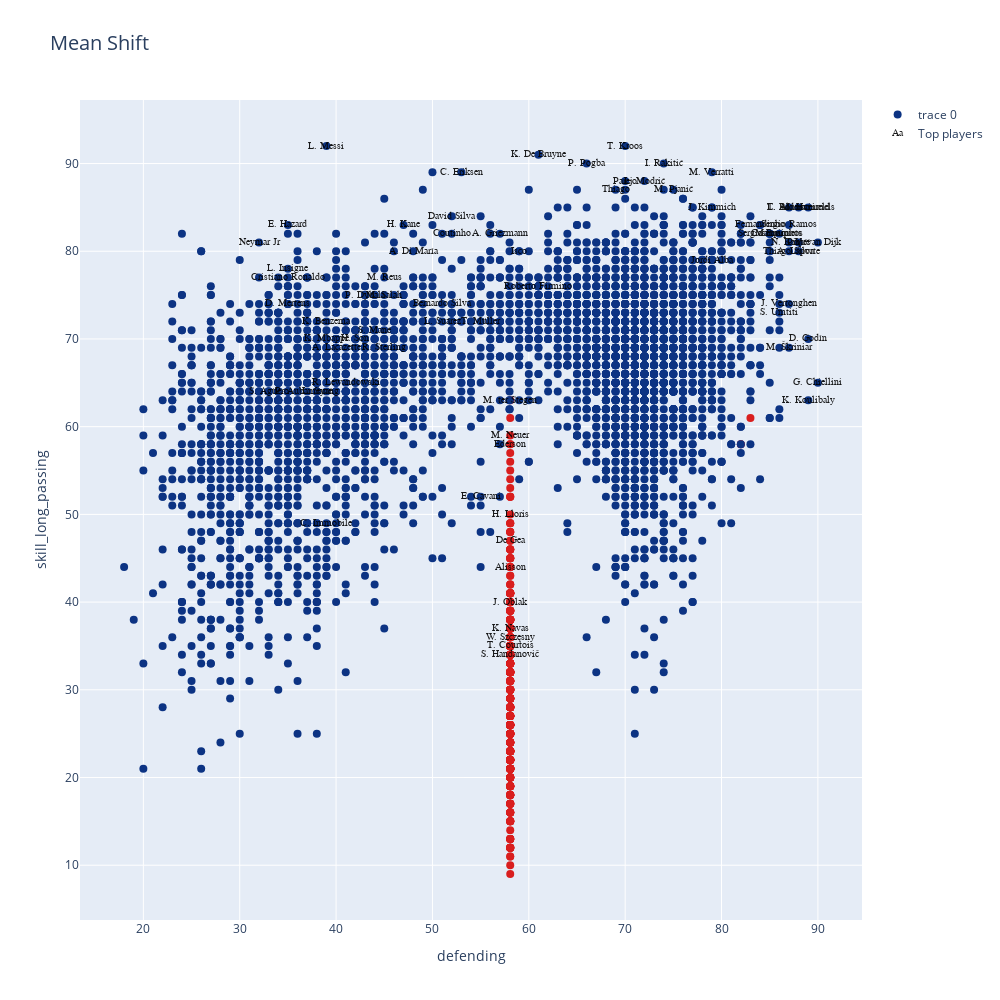

Here is the notebook cell this chart was saved with:
### Code cell
data=[]
bool_crack=df_n["overall"] > 85
bool_no_crack=df_n["overall"]<86


MeanShift_clusters = go.Scatter(x=df_skills[skill_1], y=df_skills[skill_2],
                                mode='markers',
                                text=df_n.loc[:,'short_name'],
                                marker=dict(
                                size=8,
                                color = clusters2.astype(np.float), #set color equal to a variable
                                colorscale='Portland',
                                showscale=False)
                           )

crack =go.Scatter(x=df_skills.loc[bool_crack,skill_1], y=df_skills.loc[bool_crack,skill_2],name='Top players',
                      text=df_n.loc[bool_crack,'short_name'],
                      textfont=dict(family='sans serif',size=10,color='black'),
                      opacity=0.9,mode='text')

data=[MeanShift_clusters,crack]

layout = go.Layout(title="Mean Shift",titlefont=dict(size=20),
                xaxis=dict(title=skill_1),
                yaxis=dict(title=skill_2),
                autosize=False, width=1000,height=1000)

fig = go.Figure(data=data, layout=layout)

iplot(fig)

### Figure 1 — Plotly figure (JSON) as saved in the notebook; plotly's stock layout.template omitted (floating-point values rounded to 4 significant figures; data arrays with more than 128 entries replaced by an {"elided": "..."} marker saying what was removed)
{"data": [{"marker": {"color": {"elided": "4756 int values"}, "colorscale": [[0, "rgb(12,51,131)"], [0.25, "rgb(10,136,186)"], [0.5, "rgb(242,211,56)"], [0.75, "rgb(242,143,56)"], [1, "rgb(217,30,30)"]], "showscale": false, "size": 8}, "mode": "markers", "text": {"elided": "4756 str values"}, "type": "scatter", "x": {"elided": "4756 float values"}, "y": {"elided": "4756 int values"}}, {"mode": "text", "name": "Top players", "opacity": 0.9, "text": ["L. Messi", "Cristiano Ronaldo", "Neymar Jr", "J. Oblak", "E. Hazard", "K. De Bruyne", "M. ter Stegen", "V. van Dijk", "L. Modrić", "M. Salah", "K. Mbappé", "K. Koulibaly", "H. Kane", "Alisson", "De Gea", "N. Kanté", "G. Chiellini", "S. Agüero", "Sergio Ramos", "L. Suárez", "R. Lewandowski", "Sergio Busquets", "A. Griezmann", "P. Dybala", "P. Pogba", "Ederson", "R. Sterling", "C. Eriksen", "T. Courtois", "Piqué", "S. Handanovič", "M. Neuer", "H. Lloris", "David Silva", "E. Cavani", "D. Godín", "T. Kroos", "M. Reus", "P. Aubameyang", "S. Mané", "A. Laporte", "Bernardo Silva", "Casemiro", "H. Son", "Fernandinho", "Thiago Silva", "K. Benzema", "J. Vertonghen", "D. Mertens", "M. Hummels", "T. Alderweireld", "Jordi Alba", "Thiago", "K. Navas", "L. Insigne", "L. Sané", "Marquinhos", "M. Škriniar", "M. Verratti", "S. Umtiti", "W. Szczęsny", "J. Kimmich", "Isco", "Roberto Firmino", "I. Rakitić", "M. Pjanić", "A. Di María", "L. Bonucci", "Coutinho", "Parejo", "T. Müller", "C. Immobile", "A. Lacazette"], "textfont": {"color": "black", "family": "sans serif", "size": 10}, "type": "scatter", "x": [39, 35, 32, 58.07, 35, 61, 58.07, 90, 72, 45, 39, 89, 47, 58.07, 58.07, 87, 90, 33, 87, 51, 41, 85, 57, 43, 66, 58.07, 45, 53, 58.07, 88, 58.07, 58.07, 58.07, 52, 55, 89, 70, 45, 37, 44, 88, 51, 85, 42, 84, 87, 39, 87, 35, 89, 88, 79, 69, 58.07, 35, 38, 86, 87, 79, 86, 58.07, 79, 59, 61, 74, 75, 48, 87, 52, 70, 55, 39, 40], "y": [92, 77, 81, 40, 83, 91, 63, 81, 88, 75, 70, 63, 83, 44, 47, 81, 65, 64, 83, 72, 65, 82, 82, 75, 90, 58, 69, 89, 35, 81, 34, 59, 50, 84, 52, 70, 92, 77, 64, 71, 80, 74, 82, 70, 83, 80, 72, 74, 74, 85, 85, 79, 87, 37, 78, 64, 82, 69, 89, 73, 36, 85, 80, 76, 90, 87, 80, 85, 82, 88, 72, 49, 69]}], "layout": {"autosize": false, "height": 1000, "title": {"font": {"size": 20}, "text": "Mean Shift"}, "width": 1000, "xaxis": {"title": {"text": "defending"}}, "yaxis": {"title": {"text": "skill_long_passing"}}}}
